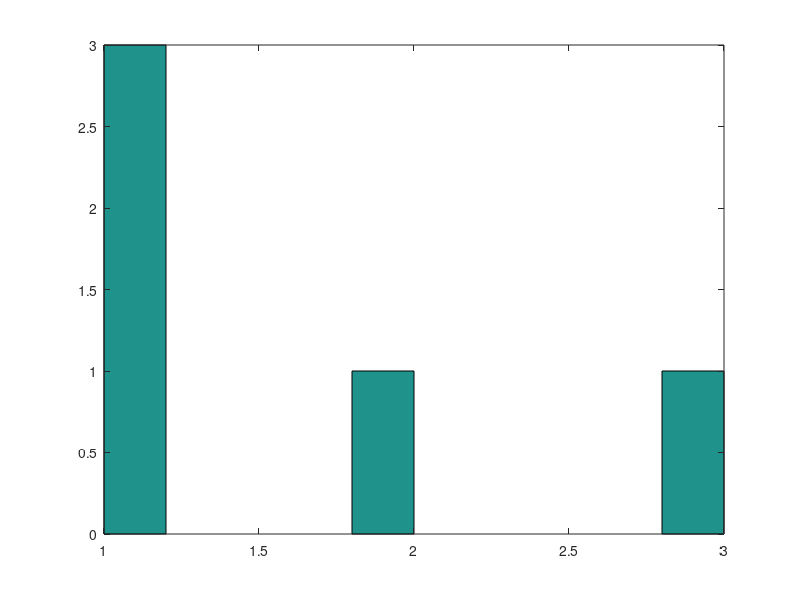

Reproduce this figure in MATLAB.
#we simulate 3 main tosses

N=input("Enter the number of simulations, N=");

U=rand(3,N);
Y=(U<0.5);

# if U < 0.5 => Y = 1 heads
# if U > 0.5 => Y = 0 tails
# is inverted because of the boolean (pot schimba semnul si se rezolva)

#we compute the number of heads
X=sum(Y);
clf; # curata consola
hist(X);

